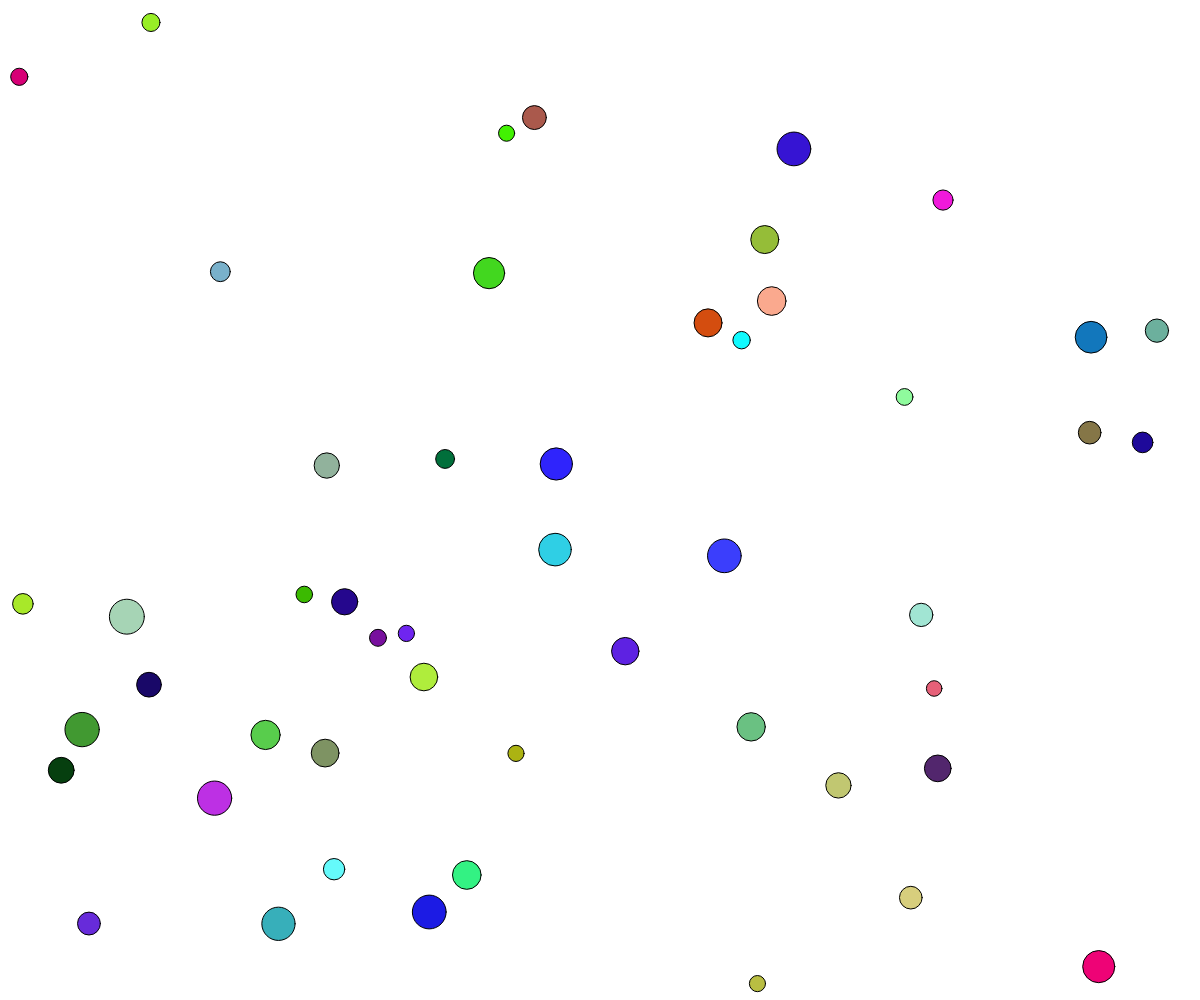
Frame 1 (no input)
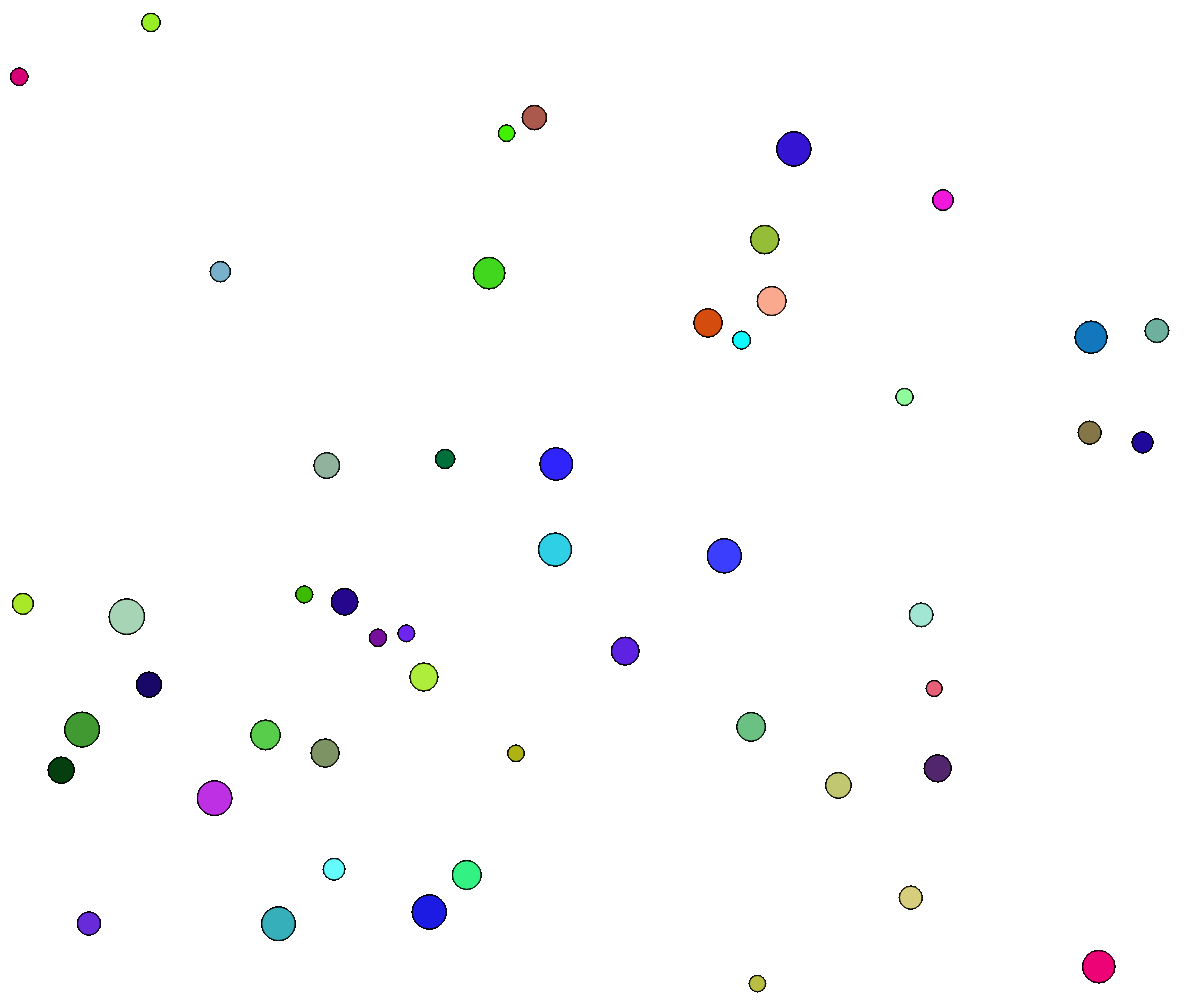
Frame 60 (no input)
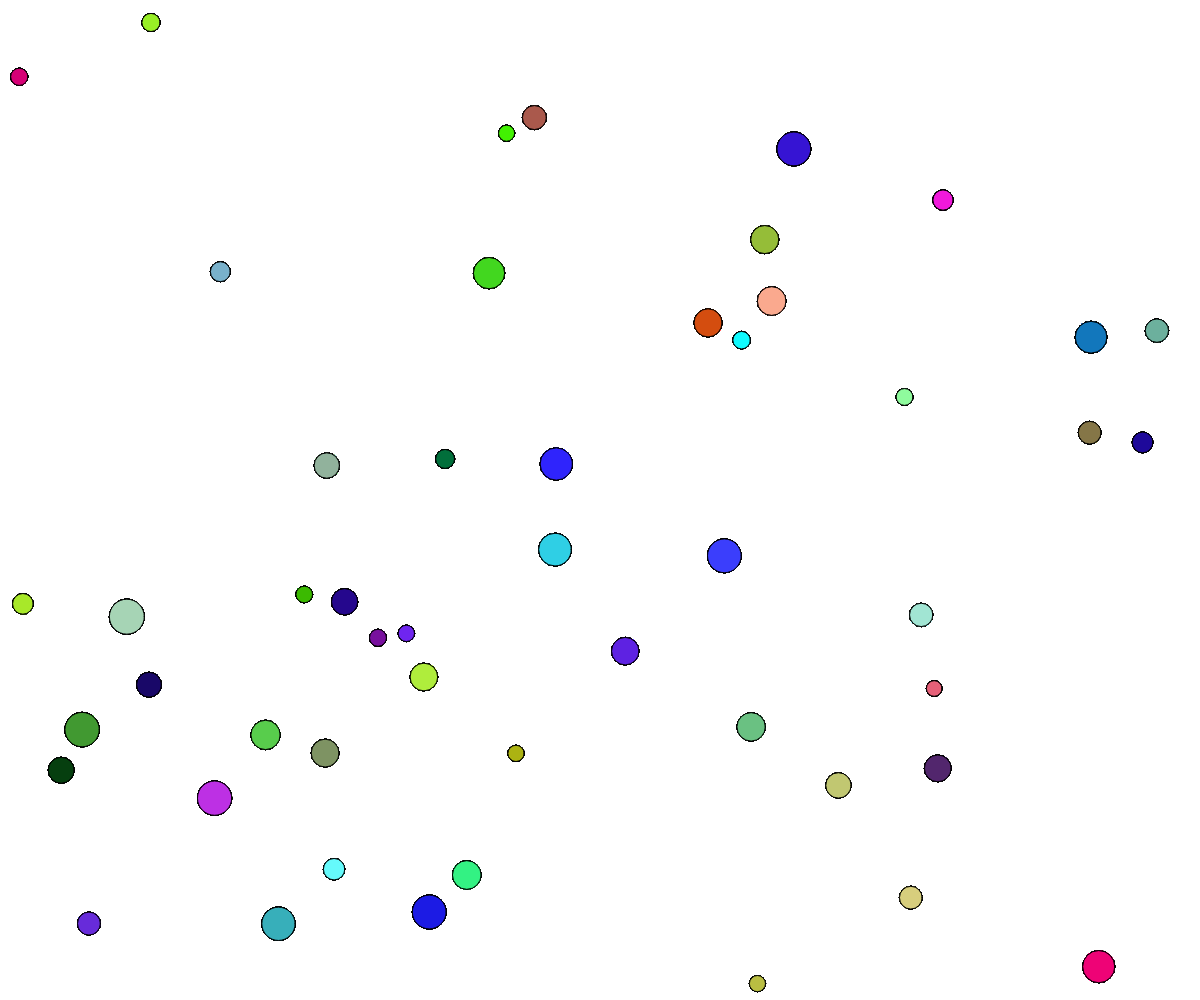
Frame 120 (the mouse pressed at the canvas centre since frame 60)

The p5.js sketch that drew these frames (run headless with seeded random() and noise() and a simulated clock; from frame 60 on, the mouse is pressed at the canvas centre):

// p5.js sketch
// ── sketch.js
var obstacles = [];
var maxObstacles = 50; // nombre d'objets dans le tableau
var limite = 5; // distance minimale entre objets
//***************************************************
function setup() {
  ellipseMode(CENTER);
  createCanvas(windowWidth, windowHeight);

  for (var i = 0; i < maxObstacles; i++) {
    var size = random(15, 35);
    var loopObstacle = true;
    var loopMax = 0;

    while (loopObstacle) {
      // on répète cette boucle tant qu'il y a collision
      // entre un nouvel objet et les objets précédents

      // on crée un nouvel objet...
      var posX = random(size, windowWidth - size);
      var posY = random(size, windowHeight - size);
      loopObstacle = false;

      if (loopMax > 100) {
        // on quitte la boucle while après 100 tentatives.
        // Cela evite un blocage s'il n'y a pas de positionnement possible...
        console.log("break loopMax at: " + i);
        break;
      }
      loopMax++;

      // on teste s'il y a collition avec les objets précédents...
      for (var j = 0; j < i; j++) {
        if (dist(posX, posY, obstacles[j].x, obstacles[j].y) < size / 2 + obstacles[j].size / 2 + limite) {
          loopObstacle = true;
          // si il y a collision, pas la peine de continuer la boucle for
          // mais on poursuit la boucle while avec la création d'un nouveau objet
          break;
        }
      }
    }

    if (loopMax > 100) {
      // on "sort" les objets qui n'ont pas trouvé de place...
      posX = -100;
      posY = -100;
    }
    obstacles[i] = new Obstacle("dummy", size, posX, posY);
  }
}
//***************************************************
function draw() {
  for (var i = 0; i < maxObstacles; i++) {
    obstacles[i].display();
  }
}
//***************************************************
function Obstacle(genre, size, x, y) {
  this.type = genre;
  this.x = x;
  this.y = y;
  this.size = size;
  this.couleur = color(random(0, 255), random(0, 255), random(0, 255));

  this.display = function() {
    fill(this.couleur);
    ellipse(this.x, this.y, this.size, this.size);
  }
}
